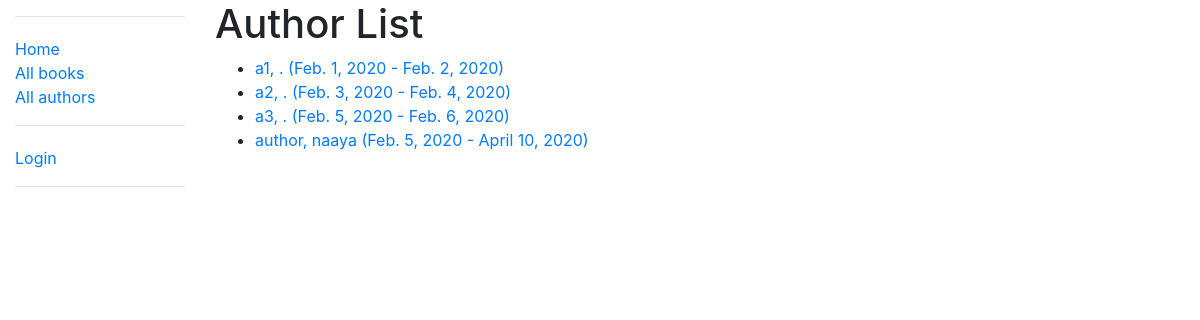
Screenshot of /catalog/authors/ with the database file from the repository.
### catalog/models.py (models this page shows)
class Author(models.Model):
    first_name = models.CharField(max_length=100)
    last_name = models.CharField(max_length=100)
    date_of_birth = models.DateField(null=True, blank=True)
    date_of_death = models.DateField('died', null=True, blank=True)
    class Meta:
        ordering = ['last_name', 'first_name']
    def get_absolute_url(self):
        return reverse('author-detail', args=[str(self.id)])
    def __str__(self):
        return f'{self.last_name}, {self.first_name}'

### catalog/views.py (the view)
# urls.py: path('authors/', views.AuthorListView.as_view(), name='authors'),
class AuthorListView(generic.ListView):
    model = Author
    paginate_by = 10

### catalog/templates/catalog/author_list.html
{% extends "base_generic.html" %}
{% block content %}
<h1>Author List</h1>
{% if author_list %}
  <ul>
  {% for author in author_list %}
    <li>
      <a href="{{ author.get_absolute_url }}">
      {{ author }} ({{author.date_of_birth}} - {% if author.date_of_death %}{{author.date_of_death}}{% endif %})
      </a>
    </li>
  {% endfor %}
 </ul>
{% else %}
  <p>There are no authors available.</p>
{% endif %}
{% endblock %}

### rows the page displays
Author: last_name+first_name "a1, .", date_of_birth "Feb. 1, 2020", date_of_death "Feb. 2, 2020"
Author: last_name+first_name "a2, .", date_of_birth "Feb. 3, 2020", date_of_death "Feb. 4, 2020"
Author: last_name+first_name "a3, .", date_of_birth "Feb. 5, 2020", date_of_death "Feb. 6, 2020"
Author: last_name+first_name "author, naaya", date_of_birth "Feb. 5, 2020", date_of_death "April 10, 2020"
